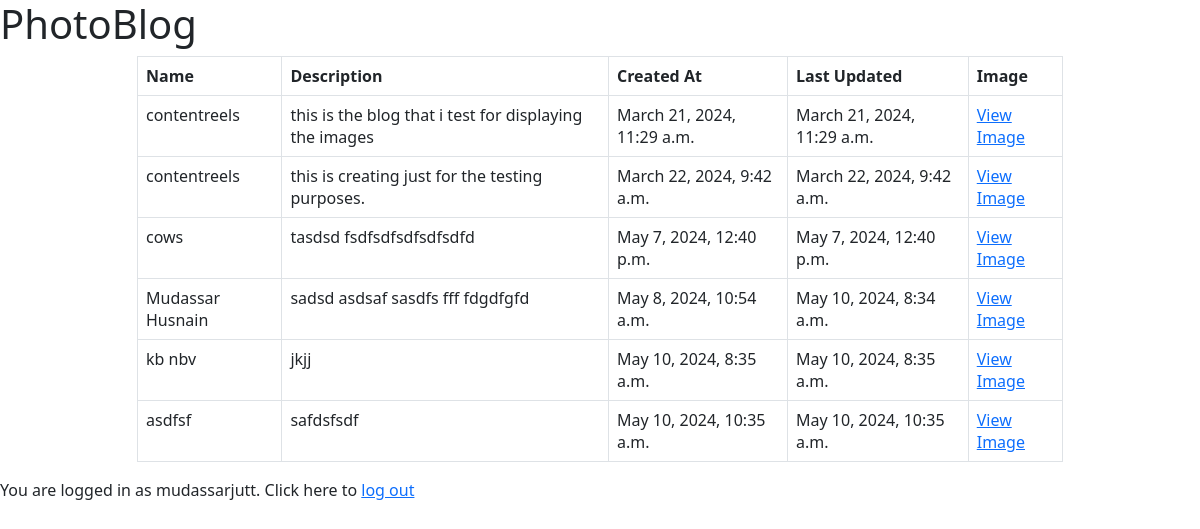
The app's page /listBlog/ (signed in) with its own data.
### blog/models.py (models this page shows)
class Blog(models.Model):
    name = models.CharField(max_length=100)
    description = models.TextField(max_length=500)
    image = models.ImageField(upload_to='images/')
    created_at = models.DateTimeField(auto_now_add=True)
    updated_at = models.DateTimeField(auto_now=True)

### authentication/models.py (models this page shows)
class User(AbstractUser):
    pass
    CREATOR = 'CREATOR'
    SUBSCRIBER = 'SUBSCRIBER'
    ROLE_CHOICES = (
        (CREATOR, 'Creator'),
        (SUBSCRIBER, 'Subscriber'),
    )
    profile_photo = models.ImageField()
    role = models.CharField(max_length=30, choices=ROLE_CHOICES)

### blog/views.py (the view, shortened to what this page needs)
# urls.py: path('listBlog/',views.BlogListing.as_view(),name='blogList')
class BlogListing(LoginRequiredMixin, TemplateView):
    template_name = 'blog/blogListing.html'
    def get(self,request):
        blogs = Blog.objects.all()
        return render(request,self.template_name,{'blogs':blogs})

### blog/templates/blog/blogListing.html (shortened to what this page needs)
{% extends 'base.html' %}
{% block content %}
<div class="container">
    <div class="row justify-content-center">
        <div class="col-md-10">
            <table class="table table-bordered">
                <thead>
                    <tr>
                        <th scope="col">Name</th>
                        <th scope="col">Description</th>
                        <th scope="col">Created At</th>
                        <th scope="col">Last Updated</th>
                        <th scope="col">Image</th>
                    </tr>
                </thead>
                <tbody>
                    {% for blog in blogs %}
                    <tr>
                        <td>{{ blog.name }}</td>
                        <td>{{ blog.description }}</td>
                        <td>{{ blog.created_at }}</td>
                        <td>{{ blog.updated_at }}</td>
                        <td>
                            <a href="#" class="view-image-link" data-image-url="{{ blog.image.url }}">View Image</a>
                        </td>
                    </tr>
                    {% endfor %}
                </tbody>
            </table>
        </div>
    </div>
</div>
{% endblock content %}

### templates/base.html (shortened to what this page needs)
{% load static %}
<html>
  <head>
    <link rel="stylesheet" href="{% static 'css/style.css' %}" />
    <link
      href="https://cdn.jsdelivr.net/npm/bootstrap@5.3.0-alpha1/dist/css/bootstrap.min.css"
      rel="stylesheet"
    />
  </head>
  <body>
    <h1>PhotoBlog</h1>
    {% block content %}{% endblock content %} {% if user.is_authenticated %}
    <p>
      You are logged in as {{ request.user }}. Click here to
      <a href="{% url 'logout' %}">log out</a>
    </p>
    {% endif %}
  </body>
</html>

### records on screen
Blog: name "contentreels", description "this is the blog that i test for displaying the images", created_at "March 21, 2024, 11:29 a.m.", updated_at "March 21, 2024, 11:29 a.m."
Blog: name "contentreels", description "this is creating just for the testing purposes.", created_at "March 22, 2024, 9:42 a.m.", updated_at "March 22, 2024, 9:42 a.m."
Blog: name "cows", description "tasdsd fsdfsdfsdfsdfsdfd", created_at "May 7, 2024, 12:40 p.m.", updated_at "May 7, 2024, 12:40 p.m."
Blog: name "Mudassar Husnain", description "sadsd asdsaf sasdfs fff fdgdfgfd", created_at "May 8, 2024, 10:54 a.m.", updated_at "May 10, 2024, 8:34 a.m."
Blog: name "kb nbv", description "jkjj", created_at "May 10, 2024, 8:35 a.m.", updated_at "May 10, 2024, 8:35 a.m."
Blog: name "asdfsf", description "safdsfsdf", created_at "May 10, 2024, 10:35 a.m.", updated_at "May 10, 2024, 10:35 a.m."
User: user "mudassarjutt"
